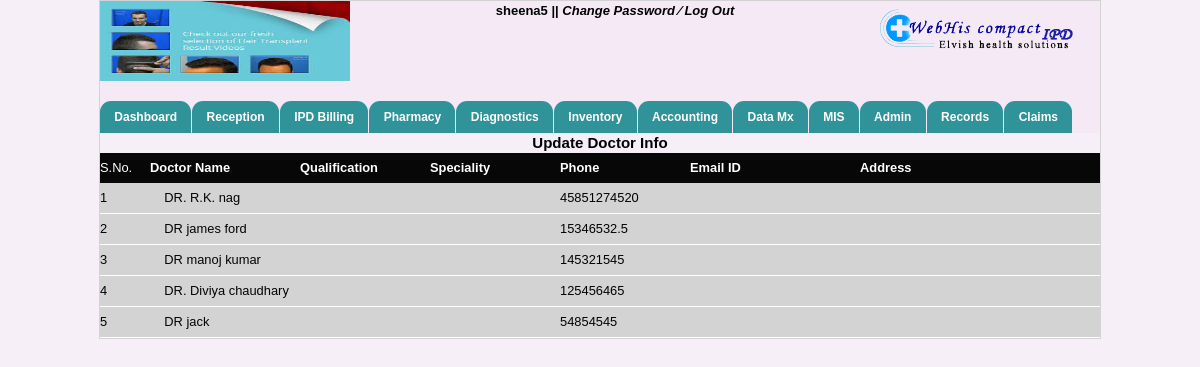
Page /doctors-list.php (signed in) on the committed database.
### tables this page shows
CREATE TABLE IF NOT EXISTS `hospitals_info` (
  `hospital_name` varchar(40) NOT NULL,
  `hospital_add` varchar(40) NOT NULL,
  `hospital_email` varchar(40) NOT NULL,
  `hospital_helpline` int(40) NOT NULL,
  `hospital_fax` int(40) NOT NULL,
  `reception_no` varchar(100) NOT NULL,
  `ambulance_no` varchar(100) NOT NULL,
  `emergency_no` varchar(100) NOT NULL,
  `logo_path` varchar(200) NOT NULL,
  `img_path` varchar(200) NOT NULL
);

CREATE TABLE IF NOT EXISTS `doc_master_table` (
  `doc_id` int(15) NOT NULL AUTO_INCREMENT,
  `doc_name` varchar(60) NOT NULL,
  `doc_mob` double NOT NULL,
  `doc_email` varchar(50) DEFAULT NULL,
  `doc_gender` char(1) NOT NULL,
  `doc_dob` date NOT NULL,
  `doc_address` varchar(100) DEFAULT NULL,
  `specialization` varchar(100) NOT NULL,
  `varified` varchar(4) NOT NULL,
  `pan` varchar(20) NOT NULL,
  `deegre` varchar(255) NOT NULL,
  `opd_time` varchar(20) NOT NULL,
  PRIMARY KEY (`doc_id`)
);

### doctors-list.php (the view, shortened to what this page needs)
<?php
include("header.php");
include("menubar.php");
   echo ' <center><h3>Update Doctor Info</h3></center>';
?>
<div id="main_center_container">
    	<div style="width:1000px; padding:5px 0px; color:#FFF;" class="miscel_charge">
      <div style="float:left; width:50px;">S.No.</div>
        <div style="float:left; width:150px;"><strong>Doctor Name</strong></div>
        <div style="float:left; width:130px;"><strong>Qualification</strong></div>
        <div style="float:left; width:130px;"><strong>Speciality</strong></div>
        <div style="float:left; width:130px;"><strong>Phone</strong></div>
        <div style="float:left; width:170px;"><strong>Email ID</strong></div>
        <div style="float:left; width:120px;"><strong>Address</strong></div>
    </div>
    </div>
 </body>
</html>
<?php
$query=("SELECT * FROM doc_master_table WHERE 1");
$view=mysql_query($query)or die(mysql_error());
$i=1;
while ($row=mysql_fetch_array($view)) {
echo '<div style=" background:lightgray; width:1000px; padding:5px 0px; border-bottom:1px solid #FFF;">';
echo '<div style="float:left; width:50px;">'.$i.'</div>';
echo '<div style="float:left; width:150px;">';
echo "&nbsp;&nbsp;&nbsp;&nbsp;$row[1]";
echo "</div>";
echo '<div style="float:left; width:130px;">';
echo "&nbsp;$row[10]<br/>";
echo "</div>";
echo '<div style="float:left; width:130px;">';
echo "$row[7]<br/>";
echo '</div>';
echo '<div style="float:left; width:130px;">';
echo "$row[2]<br/>";
echo '</div>';
echo '<div style="float:left; width:170px;">';
echo "$row[3]<br/>";
echo "</div>";
echo '<div style="float:left; width:120px;">';
echo "$row[6]<br/>";
echo '</div>';
              echo '</div>';
              $i++;
}
?>

### header.php (shortened to what this page needs)
<!DOCTYPE html PUBLIC "-//W3C//DTD XHTML 1.0 Transitional//EN" "http://www.w3.org/TR/xhtml1/DTD/xhtml1-transitional.dtd">
<html xmlns="http://www.w3.org/1999/xhtml">
<head>
    <link rel="stylesheet" href="includes1/searchStyle.css" type="text/css">
    <link rel="stylesheet" href="includes2/searchStyle.css" type="text/css">
    <link rel="stylesheet" href="includesConsumable/searchStyle.css" type="text/css">
    <link rel="stylesheet" href="includesMedicine/searchStyle.css" type="text/css">
    <link rel="stylesheet" href="includesAd/searchStyle.css" type="text/css">
    <link rel="stylesheet" href="includesCo/searchStyle.css" type="text/css">
	<link rel="stylesheet" href="patient-css.css" type="text/css">
    <link rel="stylesheet" href="includesOt/searchStyle.css" type="text/css">
    <link rel="stylesheet" href="includesIp/searchStyle.css" type="text/css">
    <link rel="stylesheet" href="includesCoP/searchStyle.css" type="text/css">
    <link rel="stylesheet" href="includesVp/searchStyle.css" type="text/css">
    <link rel="stylesheet" href="includesVpP/searchStyle.css" type="text/css">
    <link rel="stylesheet" href="includesD/searchStyle.css" type="text/css">
    <link rel="stylesheet" href="includesDs/searchStyle.css" type="text/css">
    <link rel="stylesheet" href="includesR/searchStyle.css" type="text/css">
    <link rel="stylesheet" href="includesDi/searchStyle.css" type="text/css">
<link rel="stylesheet" type="text/css" href="css/doc.css" />
<link rel="stylesheet" type="text/css" href="css/jquery.timeentry.css" />
<link rel="stylesheet" type="text/css" href="css/jquery.timepicker.css" />
<link rel="stylesheet" type="text/css" href="css/jquey-ui.css" />
<link rel="stylesheet" type="text/css" href="css/login-code.css" />
<link rel="stylesheet" type="text/css" href="css/mainstyle.css" />
<link rel="stylesheet" type="text/css" href="css/style_by.css" />
<link rel="stylesheet" type="text/css" href="css/tabcode.css" />
<link rel="stylesheet" type="text/css" href="css/tab-code.css" />
<link rel="stylesheet" type="text/css" href="css/patient-css.css" />
</head>
<body>
<div id="container">
	<div id="header" style="background:rgba(243, 232, 245, 0.67); width:1000px;">
    	<div id="logo_side">
        	<?php
				$data=mysql_query("select * from hospitals_info");
				$info=mysql_fetch_array($data);
                                echo '<img src="'.$info['logo_path'].'" height="100"/>';
                                ?>
        </div>
        	<div class="welcome" style="width:530px;">
            <span id="sign">
                <?php echo $_SESSION['uname']; echo $_SESSION['uid'];  ?> ||
            	<a href="#">Change Password </a>
                <a href="#">&frasl;</a>
                <a href="log_out.php" onclick="disableBackButton()">Log Out</a>
             </span>
            </div>
        <div id="sign_in_up">
             <div id="power_by"><img src="image/logo.png" align="left"/></div>
        </div>
    </div>

### includes1/searchStyle.css (style rules this page uses)
h3 { margin:0px; padding:0px; }

### includes1/includes2/searchStyle.css (style rules this page uses)
h3 { margin:0px; padding:0px; }

### includesConsumable/searchStyle.css (style rules this page uses)
body { font-family:Arial, Helvetica, sans-serif; font-size:11px; color:000; }
h3 { margin:0px; padding:0px; }

### includesCo/searchStyle.css (style rules this page uses)
body { font-family:Arial, Helvetica, sans-serif; font-size:11px; color:000; }
h3 { margin:0px; padding:0px; }

### includesOt/searchStyle.css (style rules this page uses)
body { font-family:Arial, Helvetica, sans-serif; font-size:11px; color:000; }
h3 { margin:0px; padding:0px; }

### includesIp/searchStyle.css (style rules this page uses)
body { font-family:Arial, Helvetica, sans-serif; font-size:11px; color:000; }
h3 { margin:0px; padding:0px; }

### includesCoP/searchStyle.css (style rules this page uses)
body { font-family:Arial, Helvetica, sans-serif; font-size:11px; color:000; }
h3 { margin:0px; padding:0px; }

### includesVp/searchStyle.css (style rules this page uses)
body { font-family:Arial, Helvetica, sans-serif; font-size:11px; color:000; }
h3 { margin:0px; padding:0px; }

### includesVpP/searchStyle.css (style rules this page uses)
body { font-family:Arial, Helvetica, sans-serif; font-size:11px; color:000; }
h3 { margin:0px; padding:0px; }

### includesD/searchStyle.css (style rules this page uses)
body { font-family:Arial, Helvetica, sans-serif; font-size:11px; color:000; }
h3 { margin:0px; padding:0px; }

### includesDs/searchStyle.css (style rules this page uses)
body { font-family:Arial, Helvetica, sans-serif; font-size:11px; color:000; }
h3 { margin:0px; padding:0px; }

### includesR/searchStyle.css (style rules this page uses)
body { font-family:Arial, Helvetica, sans-serif; font-size:11px; color:000; }
h3 { margin:0px; padding:0px; }

### includesDi/searchStyle.css (style rules this page uses)
body { font-family:Arial, Helvetica, sans-serif; font-size:11px; color:000; }
h3 { margin:0px; padding:0px; }

### css/doc.css (style rules this page uses)
body { margin:0; padding:0; font-size:80.5%; font-family:Arial,'Lucida sans unicode'; line-height:20px; text-align:left; width:100%; color:#000305; }
* { margin:0px; padding:0px; }
a { text-decoration:none; }
div, table, h1, h2, h3, h4, h5, h6, span, tr, td, img, form { margin:0px; padding:0px; border:none; }
#container { margin:0px auto; padding:0px; width:1000px; border:1px solid lightgray; }
#container #header { height:85px; width:1000px; margin:0 auto; }
#container #header #logo_side { width:25%; float:left; }
.welcome { float:left; width:55%; text-align:center; }
#container #header #logo_side img { width:150px; height:80px; margin-top:0px; padding:0px; }
#container #header #sign_in_up { width:20%; float:left; margin-top:0.5%; }

### css/mainstyle.css (style rules this page uses)
body { background:rgba(243, 232, 245, 0.67); margin:0px; padding:0px width:100%; }
html { width:100%; }
* { margin:0px; padding:0px; }
* { font:Georgia, "Times New Roman", Times, serif }

### css/style_by.css (style rules this page uses)
* { margin:0px; padding:0px; }
a { text-decoration:none; }
div, table, h1, h2, h3, h4, h5, h6, span, tr, td, img, form { margin:0px; padding:0px; border:none; }
#container { margin:0px auto; padding:0px; width:1000px; border:1px solid lightgray; }
#container #header { height:100px; width:1000px; margin:0 auto; }
#container #header #logo_side { width:25%; float:left; }
.welcome { float:left; width:55%; text-align:center; font-weight:700; font-size:13px; }
.welcome #sign a { color:#000; font-style:italic }
#container #header #logo_side img { width:100%; }
#container #header #sign_in_up { width:20%; float:left; margin-top:0.5%; }
.miscel_charge { padding:5px 1%; background:#070707; }

### rows in the picture
hospitals_info: logo_path (picture)
doc_master_table: doc_name "DR. R.K. nag", doc_mob "45851274520"
doc_master_table: doc_name "DR james ford", doc_mob "15346532.5"
doc_master_table: doc_name "DR manoj kumar", doc_mob "145321545"
doc_master_table: doc_name "DR. Diviya chaudhary", doc_mob "125456465"
doc_master_table: doc_name "DR jack", doc_mob "54854545"

### other values in the picture
$_SESSION['uname'] "sheena"
$_SESSION['uid'] "5"
